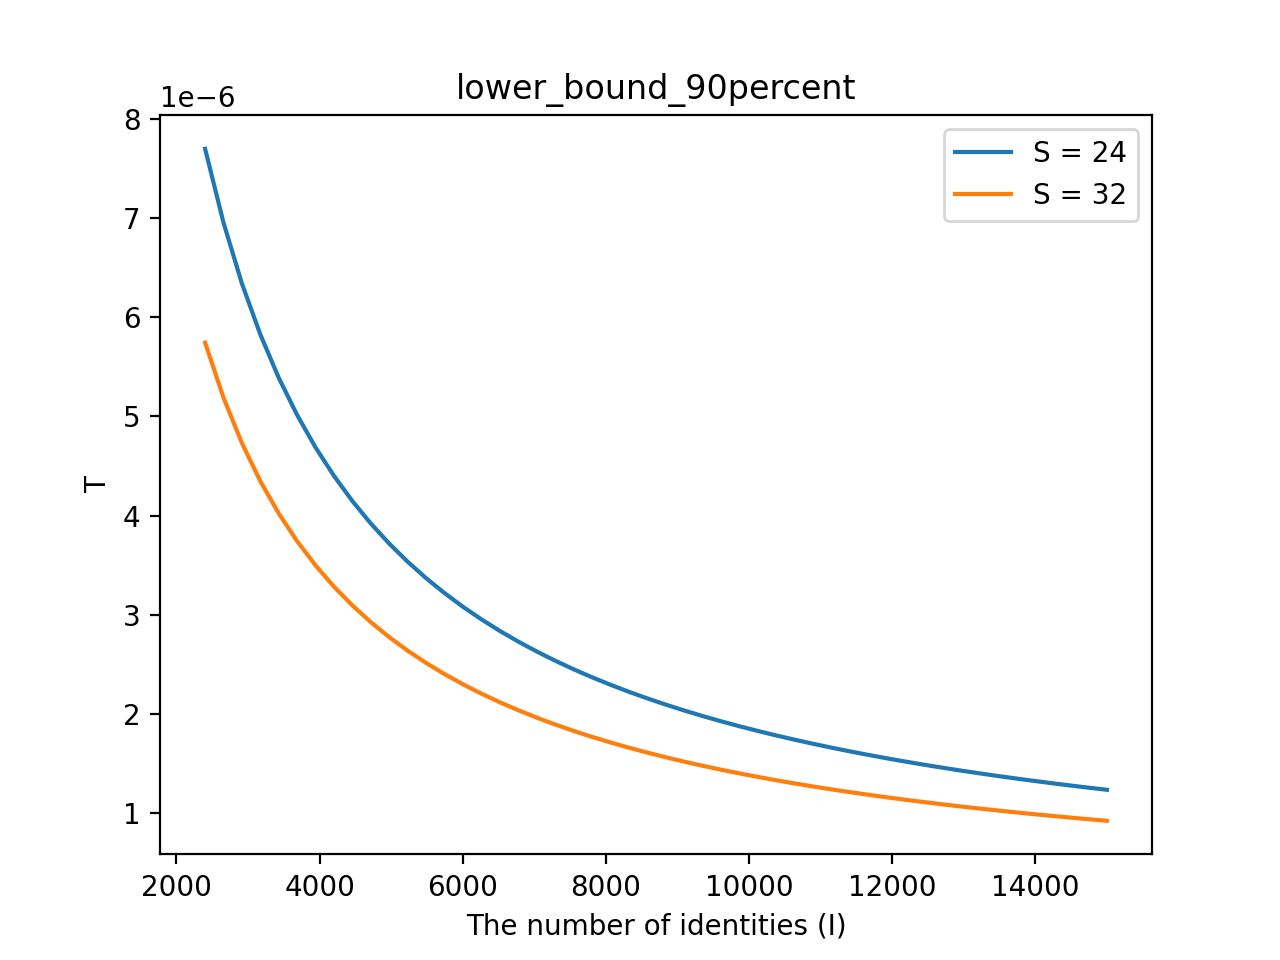

Reproduce this figure in Python.
import numpy as np
import matplotlib.pyplot as plt
import math

I = np.linspace(2400, 15000)
S = [24, 32]
c = 9/10

fig, ax = plt.subplots()

for i, s in enumerate(S):
    T = np.log(1 - 1 / s) / (np.log(1 - c) * I)
    ax.plot(I, T, label=f"S = {s}")
    
ax.set_xlabel("The number of identities (I)")  # Add an x-label to the axes.
ax.set_ylabel("T")  # Add a y-label to the axes.
ax.set_title(f"lower_bound_90percent")  # Add a title to the axes.
    
ax.legend()
plt.show()
fig.savefig("lower_bound_90percent.png")
